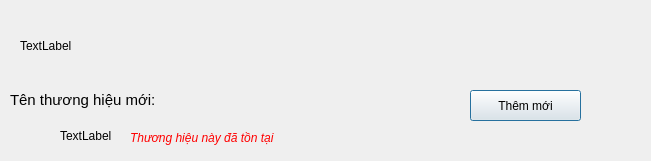
<?xml version="1.0" encoding="UTF-8"?>
<ui version="4.0">
 <class>dialogAddBrand</class>
 <widget class="QDialog" name="dialogAddBrand">
  <property name="geometry">
   <rect>
    <x>0</x>
    <y>0</y>
    <width>651</width>
    <height>161</height>
   </rect>
  </property>
  <property name="windowTitle">
   <string>Dialog</string>
  </property>
  <widget class="QLabel" name="label">
   <property name="geometry">
    <rect>
     <x>10</x>
     <y>80</y>
     <width>181</width>
     <height>41</height>
    </rect>
   </property>
   <property name="text">
    <string>&lt;html&gt;&lt;head/&gt;&lt;body&gt;&lt;p&gt;&lt;span style=&quot; font-size:11pt;&quot;&gt;Tên thương hiệu mới:&lt;/span&gt;&lt;/p&gt;&lt;/body&gt;&lt;/html&gt;</string>
   </property>
  </widget>
  <widget class="QPushButton" name="pushButton">
   <property name="geometry">
    <rect>
     <x>470</x>
     <y>90</y>
     <width>111</width>
     <height>31</height>
    </rect>
   </property>
   <property name="text">
    <string>Thêm mới</string>
   </property>
  </widget>
  <widget class="QLabel" name="icon">
   <property name="geometry">
    <rect>
     <x>20</x>
     <y>10</y>
     <width>621</width>
     <height>71</height>
    </rect>
   </property>
   <property name="text">
    <string>TextLabel</string>
   </property>
  </widget>
  <widget class="QLabel" name="icon_2">
   <property name="geometry">
    <rect>
     <x>60</x>
     <y>120</y>
     <width>55</width>
     <height>31</height>
    </rect>
   </property>
   <property name="text">
    <string>TextLabel</string>
   </property>
  </widget>
  <widget class="QLabel" name="label_3">
   <property name="geometry">
    <rect>
     <x>130</x>
     <y>130</y>
     <width>231</width>
     <height>16</height>
    </rect>
   </property>
   <property name="styleSheet">
    <string notr="true">color: rgb(255, 0, 0);</string>
   </property>
   <property name="text">
    <string>&lt;html&gt;&lt;head/&gt;&lt;body&gt;&lt;p&gt;&lt;span style=&quot; font-style:italic;&quot;&gt;Thương hiệu này đã tồn tại&lt;/span&gt;&lt;/p&gt;&lt;/body&gt;&lt;/html&gt;</string>
   </property>
  </widget>
 </widget>
 <resources/>
 <connections/>
</ui>
